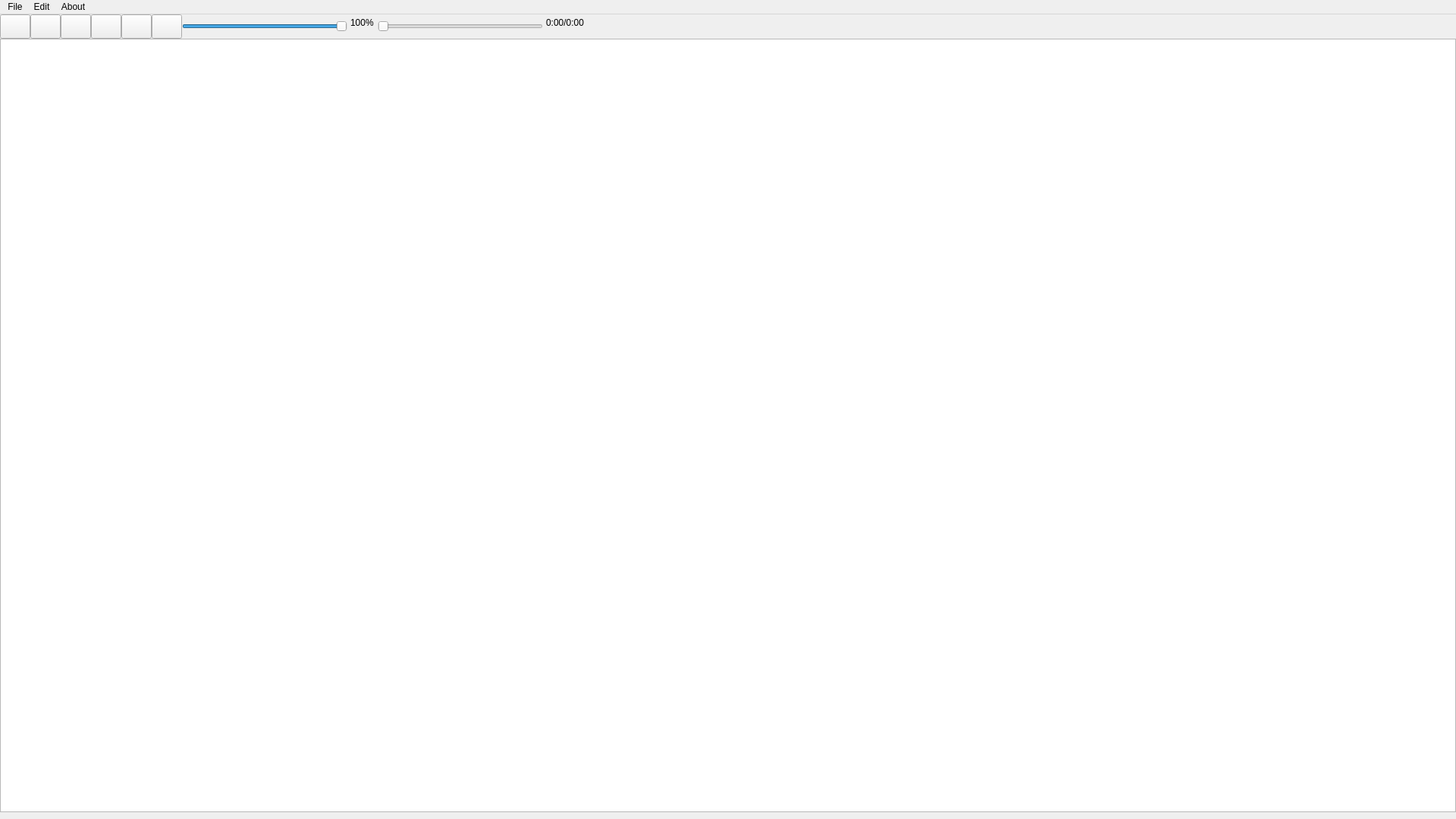
<?xml version="1.0" encoding="UTF-8"?>
<ui version="4.0">
 <class>MainWindow</class>
 <widget class="QMainWindow" name="MainWindow">
  <property name="geometry">
   <rect>
    <x>0</x>
    <y>0</y>
    <width>1920</width>
    <height>1080</height>
   </rect>
  </property>
  <property name="minimumSize">
   <size>
    <width>32</width>
    <height>32</height>
   </size>
  </property>
  <property name="windowTitle">
   <string>MainWindow</string>
  </property>
  <property name="autoFillBackground">
   <bool>false</bool>
  </property>
  <property name="tabShape">
   <enum>QTabWidget::TabShape::Rounded</enum>
  </property>
  <widget class="QWidget" name="centralwidget">
   <widget class="QWidget" name="horizontalLayoutWidget">
    <property name="geometry">
     <rect>
      <x>0</x>
      <y>32</y>
      <width>1920</width>
      <height>1020</height>
     </rect>
    </property>
    <layout class="QHBoxLayout" name="horizontalLayout">
     <property name="leftMargin">
      <number>0</number>
     </property>
     <item>
      <widget class="QTreeView" name="tracksTable">
       <property name="sizeAdjustPolicy">
        <enum>QAbstractScrollArea::SizeAdjustPolicy::AdjustToContentsOnFirstShow</enum>
       </property>
       <property name="dragEnabled">
        <bool>true</bool>
       </property>
      </widget>
     </item>
    </layout>
   </widget>
   <widget class="QWidget" name="horizontalLayoutWidget_2">
    <property name="geometry">
     <rect>
      <x>0</x>
      <y>0</y>
      <width>800</width>
      <height>32</height>
     </rect>
    </property>
    <layout class="QHBoxLayout" name="buttonsDiv" stretch="0,0,0,0,0,0,0,0,0,0">
     <property name="spacing">
      <number>0</number>
     </property>
     <property name="sizeConstraint">
      <enum>QLayout::SizeConstraint::SetNoConstraint</enum>
     </property>
     <property name="leftMargin">
      <number>0</number>
     </property>
     <property name="topMargin">
      <number>0</number>
     </property>
     <item>
      <widget class="QPushButton" name="playButton">
       <property name="sizePolicy">
        <sizepolicy hsizetype="Expanding" vsizetype="Expanding">
         <horstretch>0</horstretch>
         <verstretch>0</verstretch>
        </sizepolicy>
       </property>
       <property name="minimumSize">
        <size>
         <width>32</width>
         <height>32</height>
        </size>
       </property>
       <property name="text">
        <string/>
       </property>
       <property name="icon">
        <iconset theme="QIcon::ThemeIcon::MediaPlaybackStart"/>
       </property>
      </widget>
     </item>
     <item>
      <widget class="QPushButton" name="stopButton">
       <property name="sizePolicy">
        <sizepolicy hsizetype="Expanding" vsizetype="Expanding">
         <horstretch>0</horstretch>
         <verstretch>0</verstretch>
        </sizepolicy>
       </property>
       <property name="minimumSize">
        <size>
         <width>32</width>
         <height>32</height>
        </size>
       </property>
       <property name="text">
        <string/>
       </property>
       <property name="icon">
        <iconset theme="QIcon::ThemeIcon::MediaPlaybackStop"/>
       </property>
      </widget>
     </item>
     <item>
      <widget class="QPushButton" name="backwardButton">
       <property name="sizePolicy">
        <sizepolicy hsizetype="Expanding" vsizetype="Expanding">
         <horstretch>0</horstretch>
         <verstretch>0</verstretch>
        </sizepolicy>
       </property>
       <property name="minimumSize">
        <size>
         <width>32</width>
         <height>32</height>
        </size>
       </property>
       <property name="text">
        <string/>
       </property>
       <property name="icon">
        <iconset theme="QIcon::ThemeIcon::MediaSkipBackward"/>
       </property>
      </widget>
     </item>
     <item>
      <widget class="QPushButton" name="forwardButton">
       <property name="sizePolicy">
        <sizepolicy hsizetype="Expanding" vsizetype="Expanding">
         <horstretch>0</horstretch>
         <verstretch>0</verstretch>
        </sizepolicy>
       </property>
       <property name="minimumSize">
        <size>
         <width>32</width>
         <height>32</height>
        </size>
       </property>
       <property name="text">
        <string/>
       </property>
       <property name="icon">
        <iconset theme="QIcon::ThemeIcon::MediaSkipForward"/>
       </property>
      </widget>
     </item>
     <item>
      <widget class="QPushButton" name="repeatButton">
       <property name="sizePolicy">
        <sizepolicy hsizetype="Expanding" vsizetype="Expanding">
         <horstretch>0</horstretch>
         <verstretch>0</verstretch>
        </sizepolicy>
       </property>
       <property name="minimumSize">
        <size>
         <width>32</width>
         <height>32</height>
        </size>
       </property>
       <property name="text">
        <string/>
       </property>
       <property name="icon">
        <iconset theme="QIcon::ThemeIcon::MediaPlaylistRepeat"/>
       </property>
       <property name="checkable">
        <bool>true</bool>
       </property>
      </widget>
     </item>
     <item>
      <widget class="QPushButton" name="randomButton">
       <property name="sizePolicy">
        <sizepolicy hsizetype="Expanding" vsizetype="Expanding">
         <horstretch>0</horstretch>
         <verstretch>0</verstretch>
        </sizepolicy>
       </property>
       <property name="minimumSize">
        <size>
         <width>32</width>
         <height>32</height>
        </size>
       </property>
       <property name="text">
        <string/>
       </property>
       <property name="icon">
        <iconset theme="QIcon::ThemeIcon::MediaPlaylistShuffle"/>
       </property>
       <property name="checkable">
        <bool>true</bool>
       </property>
       <property name="default">
        <bool>false</bool>
       </property>
       <property name="flat">
        <bool>false</bool>
       </property>
      </widget>
     </item>
     <item>
      <widget class="CustomSlider" name="volumeSlider">
       <property name="sizePolicy">
        <sizepolicy hsizetype="Expanding" vsizetype="Fixed">
         <horstretch>4</horstretch>
         <verstretch>0</verstretch>
        </sizepolicy>
       </property>
       <property name="maximumSize">
        <size>
         <width>256</width>
         <height>16777215</height>
        </size>
       </property>
       <property name="mouseTracking">
        <bool>true</bool>
       </property>
       <property name="styleSheet">
        <string notr="true"/>
       </property>
       <property name="maximum">
        <number>100</number>
       </property>
       <property name="singleStep">
        <number>5</number>
       </property>
       <property name="value">
        <number>100</number>
       </property>
       <property name="orientation">
        <enum>Qt::Orientation::Horizontal</enum>
       </property>
      </widget>
     </item>
     <item>
      <widget class="QPlainTextEdit" name="volumeLevel">
       <property name="sizePolicy">
        <sizepolicy hsizetype="Minimum" vsizetype="Minimum">
         <horstretch>0</horstretch>
         <verstretch>0</verstretch>
        </sizepolicy>
       </property>
       <property name="minimumSize">
        <size>
         <width>32</width>
         <height>32</height>
        </size>
       </property>
       <property name="maximumSize">
        <size>
         <width>40</width>
         <height>16777215</height>
        </size>
       </property>
       <property name="autoFillBackground">
        <bool>false</bool>
       </property>
       <property name="styleSheet">
        <string notr="true">background-color: transparent;
border: none;</string>
       </property>
       <property name="verticalScrollBarPolicy">
        <enum>Qt::ScrollBarPolicy::ScrollBarAlwaysOff</enum>
       </property>
       <property name="horizontalScrollBarPolicy">
        <enum>Qt::ScrollBarPolicy::ScrollBarAlwaysOff</enum>
       </property>
       <property name="sizeAdjustPolicy">
        <enum>QAbstractScrollArea::SizeAdjustPolicy::AdjustToContents</enum>
       </property>
       <property name="readOnly">
        <bool>false</bool>
       </property>
       <property name="plainText">
        <string>100%</string>
       </property>
       <property name="textInteractionFlags">
        <set>Qt::TextInteractionFlag::TextEditorInteraction</set>
       </property>
      </widget>
     </item>
     <item>
      <widget class="CustomSlider" name="progressSlider">
       <property name="sizePolicy">
        <sizepolicy hsizetype="Expanding" vsizetype="Fixed">
         <horstretch>4</horstretch>
         <verstretch>0</verstretch>
        </sizepolicy>
       </property>
       <property name="maximumSize">
        <size>
         <width>256</width>
         <height>16777215</height>
        </size>
       </property>
       <property name="mouseTracking">
        <bool>true</bool>
       </property>
       <property name="styleSheet">
        <string notr="true"/>
       </property>
       <property name="maximum">
        <number>0</number>
       </property>
       <property name="orientation">
        <enum>Qt::Orientation::Horizontal</enum>
       </property>
      </widget>
     </item>
     <item>
      <widget class="QPlainTextEdit" name="progressTimer">
       <property name="sizePolicy">
        <sizepolicy hsizetype="Minimum" vsizetype="Minimum">
         <horstretch>0</horstretch>
         <verstretch>0</verstretch>
        </sizepolicy>
       </property>
       <property name="minimumSize">
        <size>
         <width>32</width>
         <height>32</height>
        </size>
       </property>
       <property name="maximumSize">
        <size>
         <width>96</width>
         <height>16777215</height>
        </size>
       </property>
       <property name="autoFillBackground">
        <bool>false</bool>
       </property>
       <property name="styleSheet">
        <string notr="true">background-color: transparent;
border: none;</string>
       </property>
       <property name="verticalScrollBarPolicy">
        <enum>Qt::ScrollBarPolicy::ScrollBarAlwaysOff</enum>
       </property>
       <property name="horizontalScrollBarPolicy">
        <enum>Qt::ScrollBarPolicy::ScrollBarAlwaysOff</enum>
       </property>
       <property name="sizeAdjustPolicy">
        <enum>QAbstractScrollArea::SizeAdjustPolicy::AdjustToContents</enum>
       </property>
       <property name="readOnly">
        <bool>true</bool>
       </property>
       <property name="plainText">
        <string>0:00/0:00
</string>
       </property>
       <property name="textInteractionFlags">
        <set>Qt::TextInteractionFlag::NoTextInteraction</set>
       </property>
      </widget>
     </item>
    </layout>
    <zorder>stopButton</zorder>
    <zorder>backwardButton</zorder>
    <zorder>forwardButton</zorder>
    <zorder>repeatButton</zorder>
    <zorder>randomButton</zorder>
    <zorder>progressSlider</zorder>
    <zorder>playButton</zorder>
    <zorder>progressTimer</zorder>
    <zorder>volumeSlider</zorder>
    <zorder>volumeLevel</zorder>
   </widget>
  </widget>
  <widget class="QMenuBar" name="menubar">
   <property name="geometry">
    <rect>
     <x>0</x>
     <y>0</y>
     <width>1920</width>
     <height>21</height>
    </rect>
   </property>
   <widget class="QMenu" name="menuFile">
    <property name="title">
     <string>File</string>
    </property>
    <addaction name="actionOpenFile"/>
    <addaction name="actionOpenFolder"/>
    <addaction name="separator"/>
    <addaction name="actionExit"/>
   </widget>
   <widget class="QMenu" name="menuEdit">
    <property name="title">
     <string>Edit</string>
    </property>
   </widget>
   <widget class="QMenu" name="menuAbout">
    <property name="title">
     <string>About</string>
    </property>
    <addaction name="actionAbout"/>
   </widget>
   <addaction name="menuFile"/>
   <addaction name="menuEdit"/>
   <addaction name="menuAbout"/>
  </widget>
  <action name="actionOpenFile">
   <property name="text">
    <string>Open File</string>
   </property>
  </action>
  <action name="actionOpenFolder">
   <property name="text">
    <string>Open Folder</string>
   </property>
  </action>
  <action name="actionExit">
   <property name="text">
    <string>Exit</string>
   </property>
  </action>
  <action name="actionAbout">
   <property name="text">
    <string>About</string>
   </property>
  </action>
  <action name="actionForward">
   <property name="text">
    <string>Forward</string>
   </property>
   <property name="menuRole">
    <enum>QAction::MenuRole::NoRole</enum>
   </property>
  </action>
  <action name="actionBackward">
   <property name="text">
    <string>Backward</string>
   </property>
   <property name="menuRole">
    <enum>QAction::MenuRole::NoRole</enum>
   </property>
  </action>
  <action name="actionRepeat">
   <property name="checkable">
    <bool>true</bool>
   </property>
   <property name="text">
    <string>Repeat</string>
   </property>
   <property name="menuRole">
    <enum>QAction::MenuRole::NoRole</enum>
   </property>
  </action>
  <action name="actionPause">
   <property name="text">
    <string>Pause</string>
   </property>
   <property name="menuRole">
    <enum>QAction::MenuRole::NoRole</enum>
   </property>
  </action>
  <action name="actionResume">
   <property name="text">
    <string>Resume</string>
   </property>
   <property name="menuRole">
    <enum>QAction::MenuRole::NoRole</enum>
   </property>
  </action>
  <action name="actionStop">
   <property name="text">
    <string>Stop</string>
   </property>
   <property name="menuRole">
    <enum>QAction::MenuRole::NoRole</enum>
   </property>
  </action>
  <action name="actionRandom">
   <property name="checkable">
    <bool>true</bool>
   </property>
   <property name="text">
    <string>Random</string>
   </property>
   <property name="toolTip">
    <string>Random</string>
   </property>
   <property name="menuRole">
    <enum>QAction::MenuRole::NoRole</enum>
   </property>
  </action>
 </widget>
 <customwidgets>
  <customwidget>
   <class>CustomSlider</class>
   <extends>QSlider</extends>
   <header>customslider.hpp</header>
  </customwidget>
 </customwidgets>
 <resources/>
 <connections/>
</ui>
